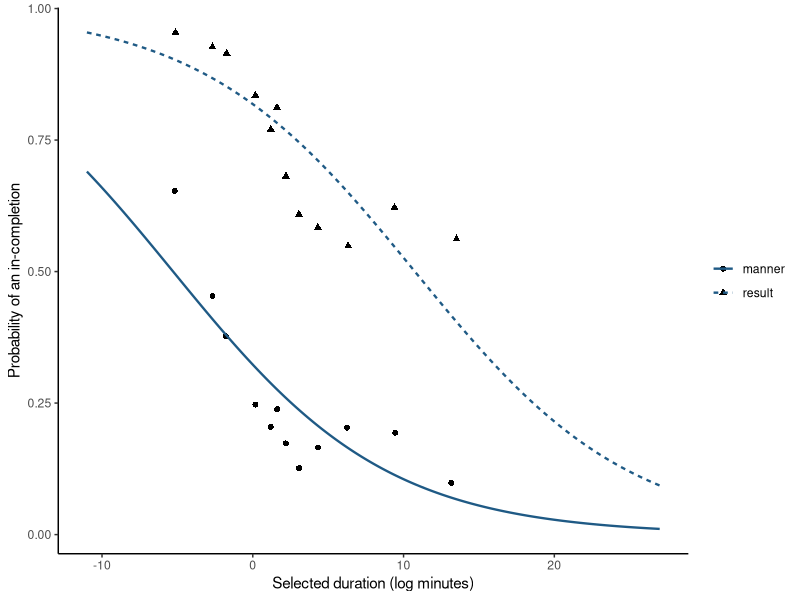

R code for this plot:
## ---- chunk 1
#| label: observed-link-scales
#| echo: true
st_all <- read.csv("data/supertelicity/supertelicity-cloze.csv")
st <- subset(
  st_all,
  clause_type == "episodic" & !is.na(log_duration_minutes)
)
stopifnot(nrow(st) > 0L, all(st$clause_type == "episodic"))
st$verb_type <- factor(st$verb_type, levels = c("manner", "result"))
observed_link_scales <- aggregate(prep_in ~ verb_type, st, mean)
names(observed_link_scales)[[2L]] <- "probability_in"
observed_link_scales$odds_in <- with(
  observed_link_scales,
  probability_in / (1 - probability_in)
)
observed_link_scales$log_odds_in <- log(observed_link_scales$odds_in)
observed_link_scales
## ---- chunk 2
#| label: load-and-fit-link
#| echo: true
st$duration_centered <- st$log_duration_minutes -
  mean(st$log_duration_minutes, na.rm = TRUE)
st <- st[!is.na(st$duration_centered), ]
fit <- glm(prep_in ~ duration_centered + verb_type,
           family = binomial(link = "logit"), data = st)
## ---- chunk 3
#| label: compare-valid-bernoulli-links
#| echo: true
p <- sort(unique(aggregate(prep_in ~ verb_type, st, mean)$prep_in))
data.frame(probability = p, logit = qlogis(p), probit = qnorm(p),
           complementary_log_log = log(-log(1 - p)))
## ---- chunk 4
#| label: link-map
#| echo: true
observed <- aggregate(prep_in ~ verb_type, st, mean)
observed$empirical_logit <- qlogis(observed$prep_in)
observed$round_trip_probability <- plogis(observed$empirical_logit)
observed
## ---- chunk 5
#| label: plot-link-fit
#| echo: true
library(ggplot2)
grid <- expand.grid(
  duration_centered = seq(min(st$duration_centered), max(st$duration_centered),
                          length.out = 201L),
  verb_type = levels(st$verb_type)
)
grid$log_duration_minutes <- grid$duration_centered + mean(st$log_duration_minutes)
grid$eta <- predict(fit, newdata = grid, type = "link")
grid$probability <- plogis(grid$eta)
st$duration_bin <- cut(st$log_duration_minutes,
  unique(quantile(st$log_duration_minutes, probs = seq(0, 1, length.out = 13L))),
  include.lowest = TRUE)
binned <- aggregate(cbind(prep_in, log_duration_minutes) ~ duration_bin + verb_type,
                    st, mean)
ggplot() +
  geom_point(data = binned,
             aes(log_duration_minutes, prep_in, shape = verb_type), size = 1.7) +
  geom_line(data = grid,
            aes(log_duration_minutes, probability, linetype = verb_type),
            color = "#1F5A85", linewidth = .8) +
  labs(x = "Selected duration (log minutes)",
       y = "Probability of an in-completion", shape = NULL, linetype = NULL) +
  theme_classic()
## ---- chunk 6
#| label: baseline-dependent-probability-change
#| echo: true
observed_duration_quartiles <- unname(quantile(
  st$duration_centered,
  probs = c(.25, .75)
))
contrast_rows <- data.frame(
  duration_centered = rep(observed_duration_quartiles, each = 2L),
  verb_type = factor(
    rep(c("manner", "result"), times = length(observed_duration_quartiles)),
    levels = levels(st$verb_type)
  )
)
contrast_rows$fitted_probability <- predict(
  fit,
  newdata = contrast_rows,
  type = "response"
)
data.frame(
  duration_centered = observed_duration_quartiles,
  manner_probability = contrast_rows$fitted_probability[c(1L, 3L)],
  result_probability = contrast_rows$fitted_probability[c(2L, 4L)],
  result_minus_manner =
    contrast_rows$fitted_probability[c(2L, 4L)] -
    contrast_rows$fitted_probability[c(1L, 3L)]
)
